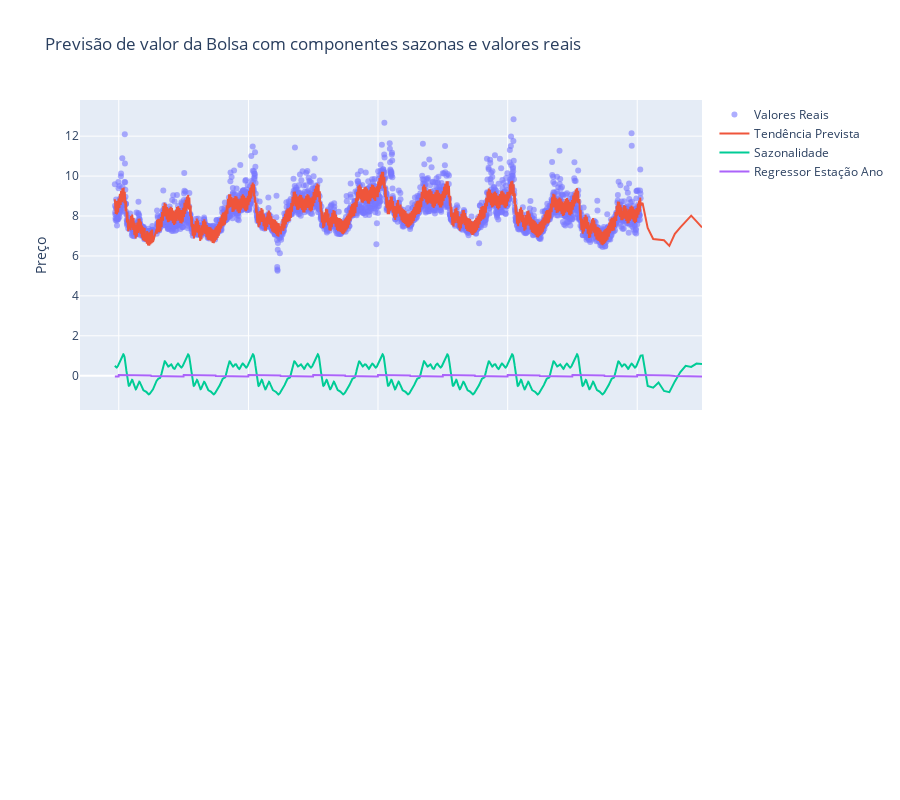

The code cell stored with this chart in its notebook:
### Code cell
from plotly import graph_objects as go
from plotly.subplots import make_subplots

# Cria um subplot com duas figuras, uma para o gráfico de tendência e outro para sazonalidades
fig = make_subplots(rows=2, cols=1, shared_xaxes=True, vertical_spacing=0.0)

#Adiciona o gráfico de valores reais
fig.add_trace(go.Scatter(x=df['ds'], y=df['y'], mode='markers', name='Valores Reais', marker=dict(color='rgba(120,120,255, 0.6)')))

#Adiciona o gráfico de tendência
fig.add_trace(go.Scatter(x=forecast['ds'], y=forecast['yhat'], mode='lines', name='Tendência Prevista'))

#Adiciona os gráficos de sazonalidade
fig.add_trace(go.Scatter(x=forecast['ds'], y=forecast['yearly'], mode='lines', name='Sazonalidade'))
fig.add_trace(go.Scatter(x=forecast['ds'], y=forecast['season'], mode='lines', name='Regressor Estação Ano'))

#Personaliza o layout do gráfico
fig.update_layout(title="Previsão de valor da Bolsa com componentes sazonas e valores reais",
                  yaxis_title='Preço', showlegend=True, height=800)

fig.show()

### Figure 1 — Plotly figure (JSON) as saved in the notebook; plotly's stock layout.template omitted (floating-point values rounded to 4 significant figures; data arrays with more than 128 entries replaced by an {"elided": "..."} marker saying what was removed)
{"data": [{"marker": {"color": "rgba(120,120,255, 0.6)"}, "mode": "markers", "name": "Valores Reais", "type": "scatter", "x": {"elided": "2905 str values"}, "y": {"elided": "2905 float values"}}, {"mode": "lines", "name": "Tendência Prevista", "type": "scatter", "x": {"elided": "2917 str values"}, "y": {"elided": "2917 float values"}}, {"mode": "lines", "name": "Sazonalidade", "type": "scatter", "x": {"elided": "2917 str values"}, "y": {"elided": "2917 float values"}}, {"mode": "lines", "name": "Regressor Estação Ano", "type": "scatter", "x": {"elided": "2917 str values"}, "y": {"elided": "2917 float values"}}], "layout": {"height": 800, "showlegend": true, "title": {"text": "Previsão de valor da Bolsa com componentes sazonas e valores reais"}, "xaxis": {"anchor": "y", "domain": [0, 1], "matches": "x2", "showticklabels": false}, "xaxis2": {"anchor": "y2", "domain": [0, 1]}, "yaxis": {"anchor": "x", "domain": [0.5, 1], "title": {"text": "Preço"}}, "yaxis2": {"anchor": "x2", "domain": [0, 0.5]}}}
